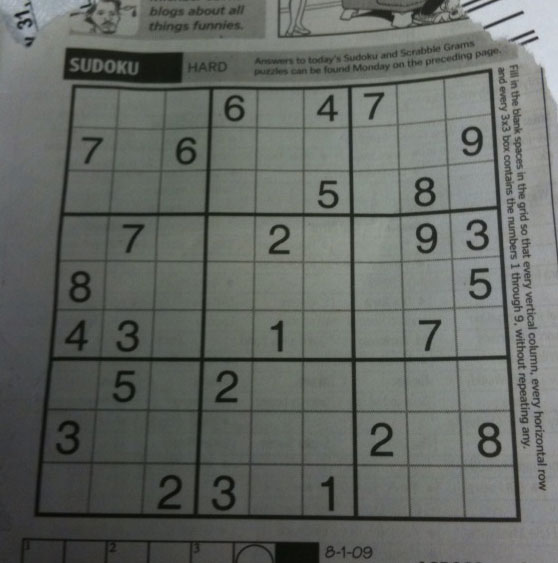
#> input picture 05/images/sudoku.png, 558 x 563 px
$ jupyter execute Lab_05.ipynb
#> lines starting #> are read from the running program, lines starting #| are printed output that depends on the picture; after the words box and inside, x2 and y2 are one past the last pixel; in counts of white or black regions, pixels touching at a corner belong together
# Lab 05 – Image Segmentation

[cell 1]
import os
import cv2
import numpy as np
import matplotlib.pyplot as plt

OUT_DIR = "outputs"
os.makedirs(OUT_DIR, exist_ok=True)

IMG_TASK1 = "images/sudoku.png"

def show(imgs, titles, cols, save, size=(4, 4)):
    rows = int(np.ceil(len(imgs) / cols))
    fig, axs = plt.subplots(rows, cols, figsize=(size[0] * cols, size[1] * rows))
    for ax in np.array(axs).ravel():
        ax.axis("off")
    for ax, im, t in zip(np.array(axs).ravel(), imgs, titles):
        ax.imshow(im, cmap="gray", vmin=0, vmax=255)
        ax.set_title(t, fontsize=10)
    plt.tight_layout()
    fig.savefig(os.path.join(OUT_DIR, save), dpi=150, bbox_inches="tight", pad_inches=0.2)
    plt.show()

def region_ink(mask, n=3):
    h, w = mask.shape
    return np.array([[(mask[i*h//n:(i+1)*h//n, j*w//n:(j+1)*w//n] > 0).mean()
                      for j in range(n)] for i in range(n)]).round(2)

## Task 1

[cell 2]
gray = cv2.imread(IMG_TASK1, cv2.IMREAD_GRAYSCALE)
#> gray: shape (563, 558); min 7, max 218, mean 101.8

THRESHOLDS = [60, 80, 100]
global_masks = [cv2.threshold(gray, t, 255, cv2.THRESH_BINARY_INV)[1] for t in THRESHOLDS]
#> global_masks = 3 items

BLOCK, C_CONST = 31, 10
adaptive_mask = cv2.adaptiveThreshold(gray, 255, cv2.ADAPTIVE_THRESH_GAUSSIAN_C,
                                      cv2.THRESH_BINARY_INV, BLOCK, C_CONST)
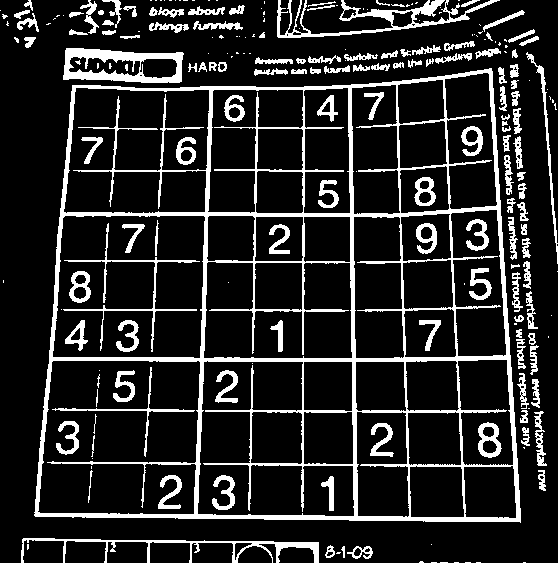
#> adaptive_mask: shape (563, 558); 15.3% white; 224 white regions (95 under 20 px), largest, box (x1, y1, x2, y2) and area: (34, 68, 521, 523) 23724, (63, 48, 184, 83) 2108, (277, 0, 500, 38) 1969

show([gray] + global_masks + [adaptive_mask],
     ["Original", "Global T1=60", "Global T2=80", "Global T3=100", f"Adaptive (Gaussian, {BLOCK}, C={C_CONST})"],
     cols=5, save="task1_comparison.png", size=(4, 4.2))
#> in show, `rows = int(np.ceil(len(imgs) / cols))`: rows = 1
#> the loop in show, `for ax in np.array(axs).ravel():` made 5 passes
#> the loop in show, `for ax, im, t in zip(np.array(axs).ravel(), imgs, titles):` made 5 passes
#> t on passes 1 to 5: 'Original', 'Global T1=60', 'Global T2=80', 'Global T3=100', 'Adaptive (Gaussian, 31, C=10)'
#> in show, `fig.savefig(os.path.join(OUT_DIR, save), dpi=150, bbox_inches="tight",..`:
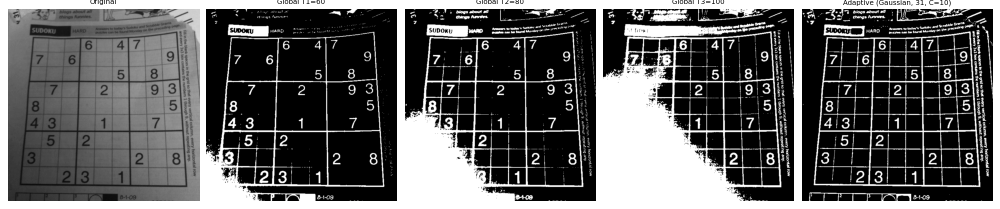
#> figure drawn by matplotlib, 5 panels

for name, m in zip(["T1=60", "T2=80", "T3=100", "Adaptive"], global_masks + [adaptive_mask]):
    print(f"{name:9s} ink pixels: {(m > 0).mean()*100:5.1f}%")
    print(region_ink(m))
#> this loop made 4 passes
#> (printed output is left out)

print("Mean brightness, left / middle / right third:",
      [round(float(gray[:, i*gray.shape[1]//3:(i+1)*gray.shape[1]//3].mean()), 1) for i in range(3)])
#| Mean brightness, left / middle / right third: [80.8, 99.5, 125.1]

BEST_GLOBAL = 0
cv2.imwrite(os.path.join(OUT_DIR, "task1_best_global.png"), global_masks[BEST_GLOBAL])
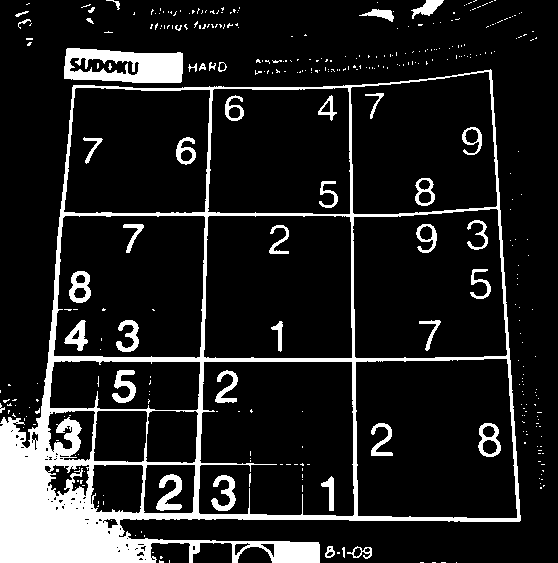
#> saved as task1_best_global.png: shape (563, 558); 12.9% white; 367 white regions (323 under 20 px), largest, box (x1, y1, x2, y2) and area: (0, 69, 521, 563) 28771, (64, 48, 183, 83) 2916, (156, 474, 182, 511) 496
cv2.imwrite(os.path.join(OUT_DIR, "task1_adaptive_final.png"), adaptive_mask)
#> Out = True

[cell 3]
print("PARAMETERS")
print("Global thresholds: 60, 80, 100 -> spread across the dark-to-bright range of the page (Otsu would pick ~96).")
print(f"Adaptive: Gaussian, blockSize={BLOCK}, C={C_CONST} -> neighbourhood spans a digit and its local paper; C=10 suppresses paper texture.")
print()
print("ANALYSIS")
print("1. Best global result: T1=60 (least flooding), yet it still marks 47% of the bottom-left third as ink and gives weaker strokes on the bright right side.")
print("2. Failing regions: the dark bottom-left (mean brightness ~81 vs ~125 on the right). At T2=80 and T3=100 that region becomes 96% and 100% ink, i.e. background is read as text.")
print("3. Selected combination: adaptive Gaussian, blockSize=31, C=10 -> ink share stays between 11% and 19% in all nine regions, with digits and grid lines intact.")
print("4. Why does a single threshold struggle when illumination changes?")
print("   One cutoff assumes the paper has the same brightness everywhere. Here the paper is ~80 on the left and ~125 on the right, so any value that separates")
print("   text from paper on one side lies above the paper (or below the text) on the other side. Adaptive thresholding compares each pixel to its own neighbourhood.")

## Task 2

[cell 4]
gray2 = cv2.imread(IMG_TASK1, cv2.IMREAD_GRAYSCALE)

BLOCKS = [11, 31, 51]
CS = [2, 5, 10]
METHODS = {"Mean": cv2.ADAPTIVE_THRESH_MEAN_C, "Gaussian": cv2.ADAPTIVE_THRESH_GAUSSIAN_C}

results = {}
for mname, meth in METHODS.items():
    for b in BLOCKS:
        for c in CS:
            results[(mname, b, c)] = cv2.adaptiveThreshold(gray2, 255, meth, cv2.THRESH_BINARY_INV, b, c)
#> after the loop, results = 18 items

def speckle_count(mask, max_area=4):
    n, _, stats, _ = cv2.connectedComponentsWithStats(mask, connectivity=8)
    return int((stats[1:, cv2.CC_STAT_AREA] <= max_area).sum())

for mname in METHODS:
    keys = [k for k in results if k[0] == mname]
    show([gray2] + [results[k] for k in keys],
         ["Original"] + [f"{k[0]} b={k[1]} C={k[2]}" for k in keys],
         cols=5, save=f"task2_{mname.lower()}_grid.png", size=(3.4, 3.6))
#> this loop made 2 passes
#> pass 1, in show (call 2), `fig.savefig(os.path.join(OUT_DIR, save), dpi=150, bbox_inches="tight",..`:
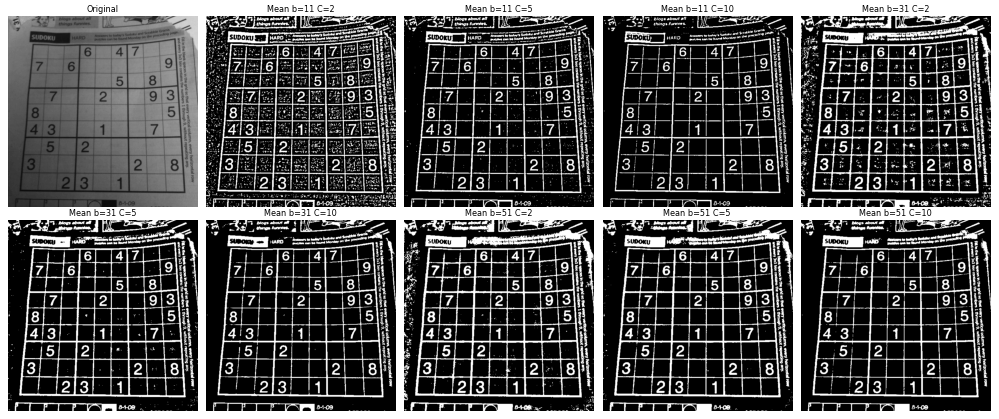
#> figure drawn by matplotlib, 10 panels
#> pass 2, in show (call 3), `fig.savefig(os.path.join(OUT_DIR, save), dpi=150, bbox_inches="tight",..`:
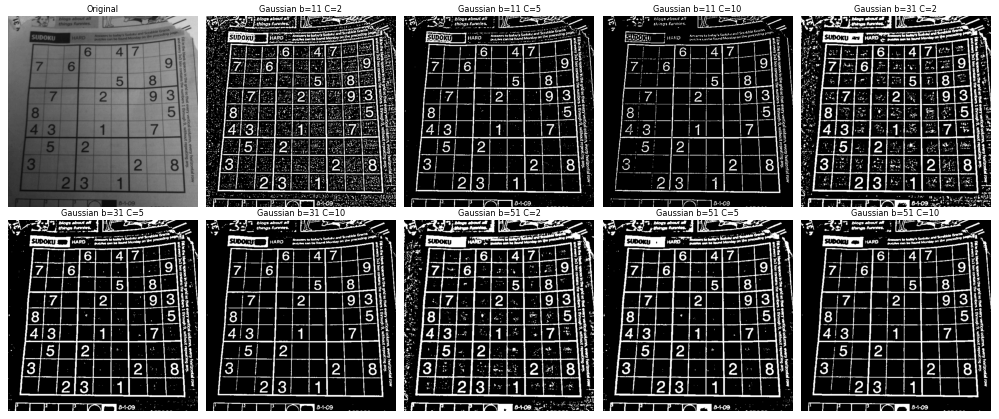
#> figure drawn by matplotlib, 10 panels

print(f"{'method':9s}{'block':>6s}{'C':>4s}{'ink %':>8s}{'speckles':>10s}")
for k, m in results.items():
    print(f"{k[0]:9s}{k[1]:6d}{k[2]:4d}{(m > 0).mean()*100:8.1f}{speckle_count(m):10d}")
#> this loop made 18 passes
#> (k, n in speckle_count) on passes 1 to 12: (('Mean', 11, 2), 2936), (('Mean', 11, 5), 761), (('Mean', 11, 10), 309), (('Mean', 31, 2), 966), (('Mean', 31, 5), 363), (('Mean', 31, 10), 194), (('Mean', 51, 2), 533), (('Mean', 51, 5), 231), (('Mean', 51, 10), 178), (('Gaussian', 11, 2), 4659), (('Gaussian', 11, 5), 805), (('Gaussian', 11, 10), 530)
#| Mean         11   2    25.6      1510
#| Mean         11   5    17.4       513
#| Mean         11  10    14.3       106
#| Mean         31   2    24.9       512
#| Mean         31   5    20.3       202
#| Mean         31  10    17.4        66
#| Mean         51   2    24.1       308
#| Mean         51   5    20.9       113
#> (further printed lines are left out)

for k, m in results.items():
    cv2.imwrite(os.path.join(OUT_DIR, f"task2_{k[0].lower()}_b{k[1]}_c{k[2]}.png"), m)
#> this loop made 18 passes
#> k on passes 1 to 12: ('Mean', 11, 2), ('Mean', 11, 5), ('Mean', 11, 10), ('Mean', 31, 2), ('Mean', 31, 5), ('Mean', 31, 10), ('Mean', 51, 2), ('Mean', 51, 5), ('Mean', 51, 10), ('Gaussian', 11, 2), ('Gaussian', 11, 5), ('Gaussian', 11, 10)
#> pass 1, `cv2.imwrite(os.path.join(OUT_DIR, f"task2_{k[0].lower()}_b{k[1]}_c{k[2..`:
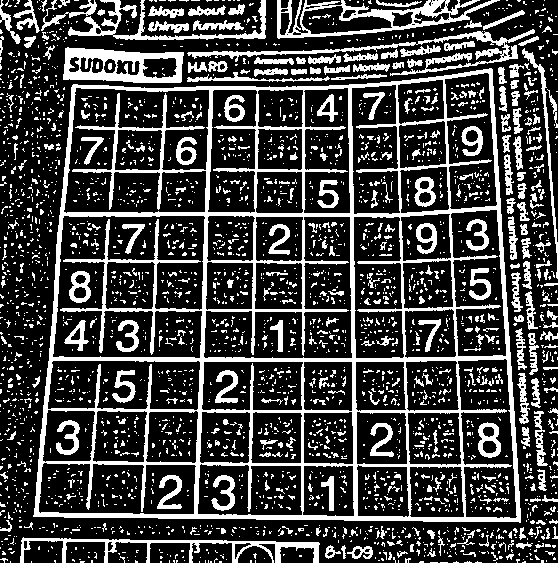
#> saved as task2_mean_b11_c2.png: shape (563, 558); 25.6% white; 2935 white regions (2574 under 20 px), largest, box (x1, y1, x2, y2) and area: (33, 68, 521, 523) 30399, (277, 0, 500, 39) 2538, (63, 47, 184, 83) 2362
#> pass 2, `cv2.imwrite(os.path.join(OUT_DIR, f"task2_{k[0].lower()}_b{k[1]}_c{k[2..`:
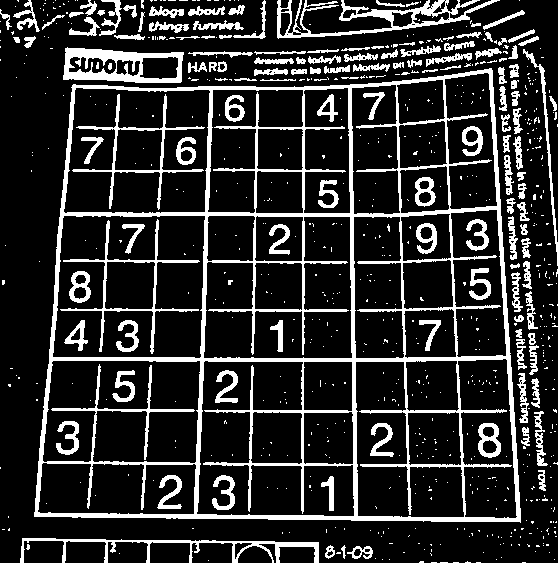
#> saved as task2_mean_b11_c5.png: shape (563, 558); 17.4% white; 760 white regions (624 under 20 px), largest, box (x1, y1, x2, y2) and area: (34, 68, 521, 523) 25204, (277, 0, 500, 39) 2324, (63, 47, 184, 83) 2160

[cell 5]
FINAL = ("Gaussian", 31, 10)
show([gray2, results[FINAL]], ["Original", "Final: Gaussian b=31 C=10"], cols=2, save="task2_final.png", size=(5, 5))

$ run again, with Labs/01/imgs/nun.jpg saved as 05/images/sudoku.png
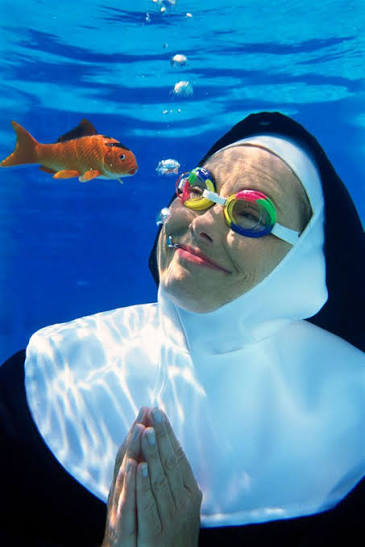
#> input picture Labs/01/imgs/nun.jpg, 365 x 547 px
#> global_masks = 3 items
#> `adaptive_mask = cv2.adaptiveThreshold(gray, 255, cv2.ADAPTIVE_THRESH_G..`:
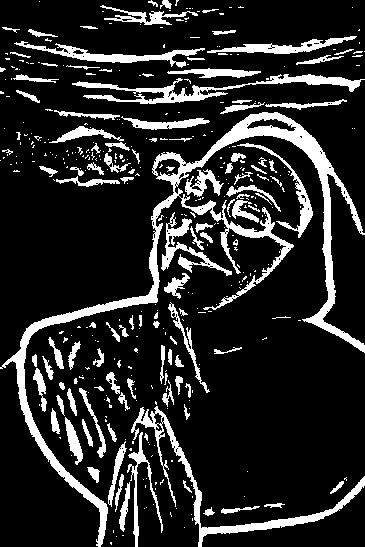
#> adaptive_mask: shape (547, 365); 16% white; 396 white regions (281 under 20 px), largest, box (x1, y1, x2, y2) and area: (0, 112, 365, 547) 10209, (131, 406, 365, 547) 2544, (72, 74, 365, 104) 2091
#> rows = 1
#> the loop in show, `for ax in np.array(axs).ravel():` made 5 passes
#> the loop in show, `for ax, im, t in zip(np.array(axs).ravel(), imgs, titles):` made 5 passes
#> t on passes 1 to 5: 'Original', 'Global T1=60', 'Global T2=80', 'Global T3=100', 'Adaptive (Gaussian, 31, C=10)'
#> the loop `for name, m in zip(["T1=60", "T2=80", "T3=100", "Adaptive"], global_ma..` made 4 passes
#> (printed output is left out)
#| Mean brightness, left / middle / right third: [89.8, 124.7, 117.9]
#> Out = True
#> after the loop `for mname, meth in METHODS.items():`: results = 18 items
#> the loop `for mname in METHODS:` made 2 passes
#> the loop `for k, m in results.items():` made 18 passes
#> k on passes 1 to 8: ('Mean', 11, 2), ('Mean', 11, 5), ('Mean', 11, 10), ('Mean', 31, 2), ('Mean', 31, 5), ('Mean', 31, 10), ('Mean', 51, 2), ('Mean', 51, 5)
#> (printed output is left out)
#> the loop `for k, m in results.items():` made 18 passes
#> k on passes 1 to 8: ('Mean', 11, 2), ('Mean', 11, 5), ('Mean', 11, 10), ('Mean', 31, 2), ('Mean', 31, 5), ('Mean', 31, 10), ('Mean', 51, 2), ('Mean', 51, 5)
#> pass 2, `cv2.imwrite(os.path.join(OUT_DIR, f"task2_{k[0].lower()}_b{k[1]}_c{k[2..`:
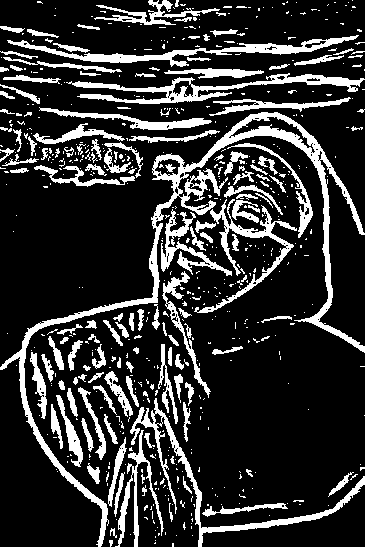
#> saved as task2_mean_b11_c5.png: shape (547, 365); 19.3% white; 620 white regions (477 under 20 px), largest, box (x1, y1, x2, y2) and area: (0, 112, 365, 547) 7740, (66, 73, 365, 104) 2393, (130, 398, 365, 547) 2365
